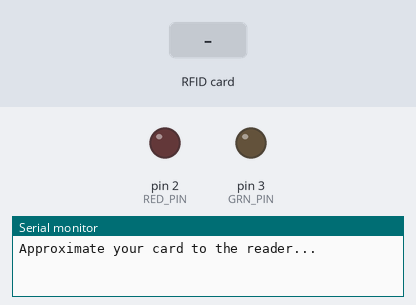
Bench run of a sketch on a simulated Arduino Uno, built with avr-gcc and run on an emulated ATmega328P. Parts: output pins drawn as LEDs (lit = HIGH), the last lines printed to the serial monitor. Inputs (shaded band) come from the test bench. Pins used as bus, display or sensor lines are not drawn.

Above: at 1.2 s.
1.3 s: RFID card 57 96 2F 63 held to the reader
At 2.5 s:
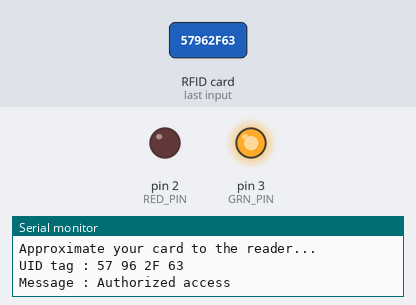
2.8 s: RFID card 5E 7A 19 C4 held to the reader
At 5.2 s:
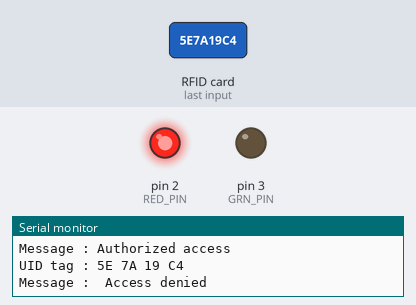
Timing chart, 0 to 8.8 s (numbered marks = the images above; inputs shaded):
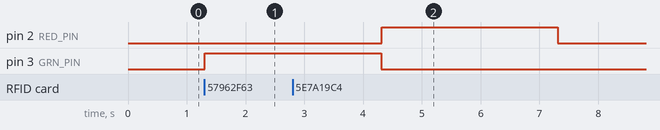

Measured:
- after the input at 1.3 s, pin 3 (GRN_PIN): LOW → HIGH at once
- after the input at 2.8 s, pin 2 (RED_PIN): LOW → HIGH after 1.5 s, → LOW 3.0 s later

The sketch:

lab21_rc522.ino
```cpp
#include <SPI.h>
#include <MFRC522.h>

#define SS_PIN 10
#define RST_PIN 9
#define KEY "57 96 2F 63"
MFRC522 mfrc522(SS_PIN, RST_PIN);   // Create MFRC522 instance.

#define GRN_PIN 3
#define RED_PIN 2

void setup()
{
  Serial.begin(9600);   // Initiate a serial communication
  SPI.begin();      // Initiate  SPI bus
  mfrc522.PCD_Init();   // Initiate MFRC522
  Serial.println("Approximate your card to the reader...");
  Serial.println();

  pinMode(GRN_PIN, OUTPUT);
  pinMode(RED_PIN, OUTPUT);
}

void loop()
{
  // Look for new cards
  if ( ! mfrc522.PICC_IsNewCardPresent())
  {
    return;
  }

  // Select one of the cards
  if ( ! mfrc522.PICC_ReadCardSerial())
  {
    return;
  }

  //Show UID on serial monitor
  Serial.print("UID tag :");
  String content= "";
  byte letter;

  for (byte i = 0; i < mfrc522.uid.size; i++)
  {
    Serial.print(mfrc522.uid.uidByte[i] < 0x10 ? " 0" : " ");
    Serial.print(mfrc522.uid.uidByte[i], HEX);
    content.concat(String(mfrc522.uid.uidByte[i] < 0x10 ? " 0" : " "));
    content.concat(String(mfrc522.uid.uidByte[i], HEX));
  }

  Serial.println();
  Serial.print("Message : ");
  content.toUpperCase();

  if (content.substring(1) == KEY) //change here the UID of the card/cards that you want to give access
  {
    Serial.println("Authorized access");
    Serial.println();

    digitalWrite(GRN_PIN, HIGH);
    delay(3000);
    digitalWrite(GRN_PIN, LOW);
  }
  else
  {
    Serial.println(" Access denied");

    digitalWrite(RED_PIN, HIGH);
    delay(3000);
    digitalWrite(RED_PIN, LOW);
  }
}
```
